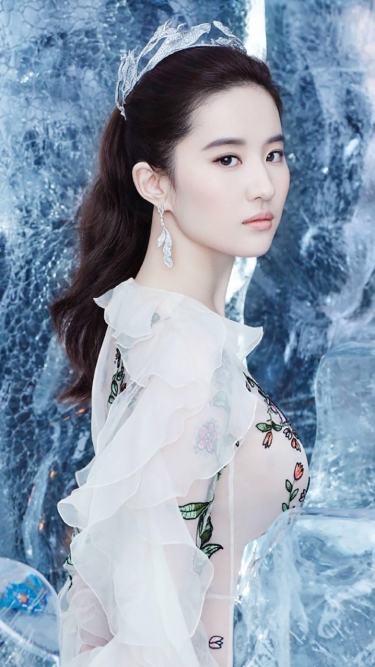
#> input picture images/CrystalLiu1.jpg, 750 x 1334 px (shown at 1/2 size)
$ python tutorial_2_numpy.py
#> lines starting #> are read from the running program, lines starting #| are printed output that depends on the picture
import cv2 as cv
import numpy as np


def access_pixels(image):  # 获取图片高宽通道
    print(image.shape)
    height = image.shape[0]
    width = image.shape[1]
    channels = image.shape[2]
    # 也可以直接写成：
    # height, width, channels = image.shape[:]
    print("width: %s, height: %s, channels: %s"%(width, height, channels))

    new_image = image.copy()  # 复制image图片
    for row in range(height):
        for col in range(width):
            for c in range(channels):
                pv = image[row, col, c]
                new_image[row, col, c] = 256 - pv  # 图像反转

    cv.imshow('pixels_demo', new_image)


def create_image():
    """创建三维数组，0维为B，1维为G，2维为R"""
    img = np.zeros([400, 400, 3], np.uint8)
    img[:, :, 0] = np.ones([400, 400]) * 255
    cv.imshow("new_image", img)


def inverse(image):
    dst = cv.bitwise_not(image)  # 按位取反，白变黑，黑变白，效果和new_image一样
    cv.imshow("inverse_demo",dst)


if __name__ == '__main__':

    src = cv.imread("../images/CrystalLiu1.jpg")  # 读入图片放进src中
#> src is the input picture: shape (1334, 750, 3); mean B, G, R 175.5, 156.6, 140.5
    cv.namedWindow("Crystal Liu", cv.WINDOW_AUTOSIZE)  # 创建窗口, 窗口尺寸自动调整
    cv.imshow("Crystal Liu", src)  # 将src图片放入该创建的窗口中
    create_image()
#> in create_image, `cv.imshow("new_image", img)`:
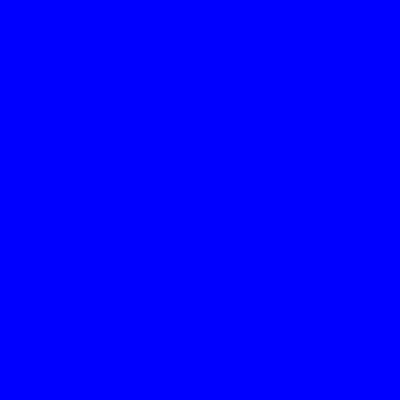
#> window 'new_image': shape (400, 400, 3); mean B, G, R 255, 0, 0

    t1 = cv.getTickCount()  # 获取当前电脑时钟滴答数

    access_pixels(src)
#| (1334, 750, 3)
#| width: 750, height: 1334, channels: 3
#> after the loop in access_pixels, `for row in range(height):`:
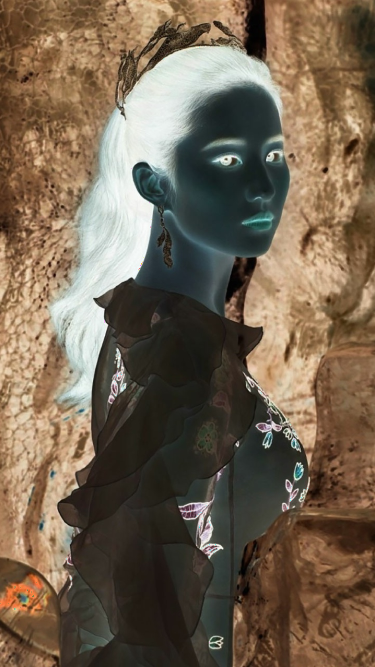
#> new_image: shape (1334, 750, 3) (shown at 1/2 size); mean B, G, R 80.5, 99.4, 115.5
    inverse(src)
    t2 = cv.getTickCount()
    time = (t2 - t1)/cv.getTickFrequency()  # 函数执行前后滴答数之差与滴答频率之比为前后时间差
    print("time: %s ms"%(time * 1000))
    cv.waitKey(0)

$ run again, with images/CrystalLiu2.jpg copied over images/CrystalLiu1.jpg
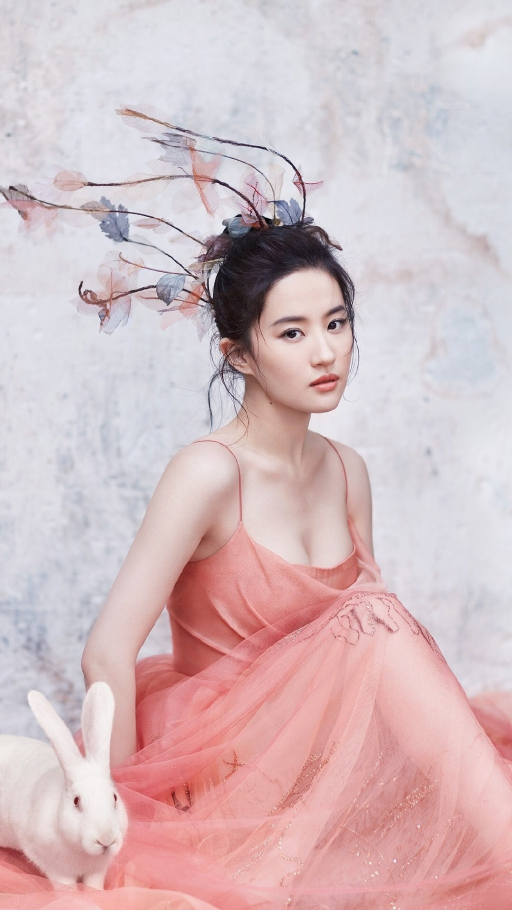
#> input picture images/CrystalLiu2.jpg, 1024 x 1820 px (shown at 1/2 size)
#> src is the input picture: shape (1820, 1024, 3); mean B, G, R 192.3, 188.7, 212.4
#| (1820, 1024, 3)
#| width: 1024, height: 1820, channels: 3
#> after the loop in access_pixels, `for row in range(height):`:
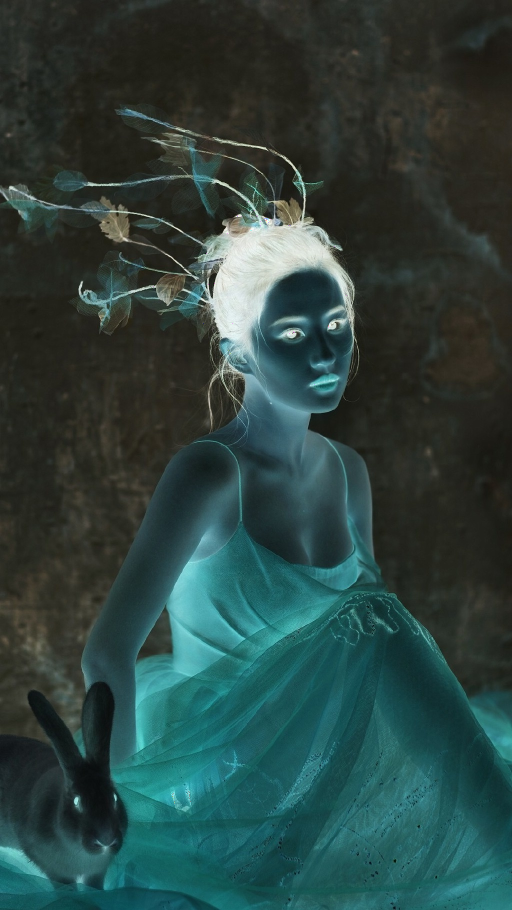
#> new_image: shape (1820, 1024, 3) (shown at 1/2 size); mean B, G, R 63.7, 67.3, 43.6

$ run again, with images/CrystalLiu22.jpg copied over images/CrystalLiu1.jpg
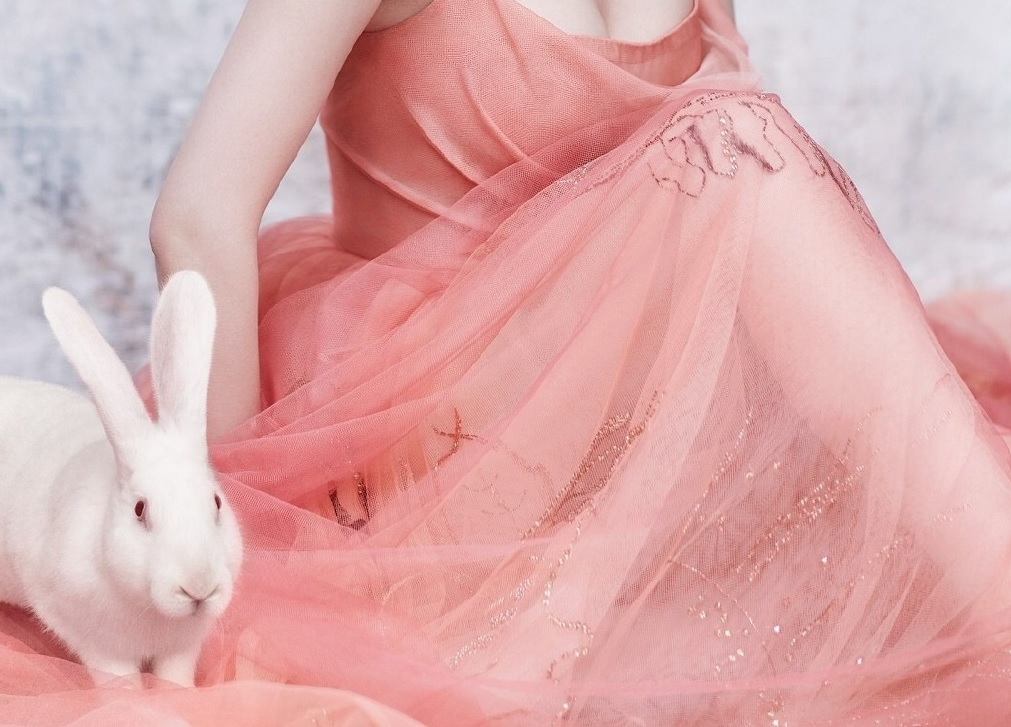
#> input picture images/CrystalLiu22.jpg, 1011 x 727 px
#> src is the input picture: shape (727, 1011, 3); mean B, G, R 171, 170.6, 220.6
#| (727, 1011, 3)
#| width: 1011, height: 727, channels: 3
#> after the loop in access_pixels, `for row in range(height):`:
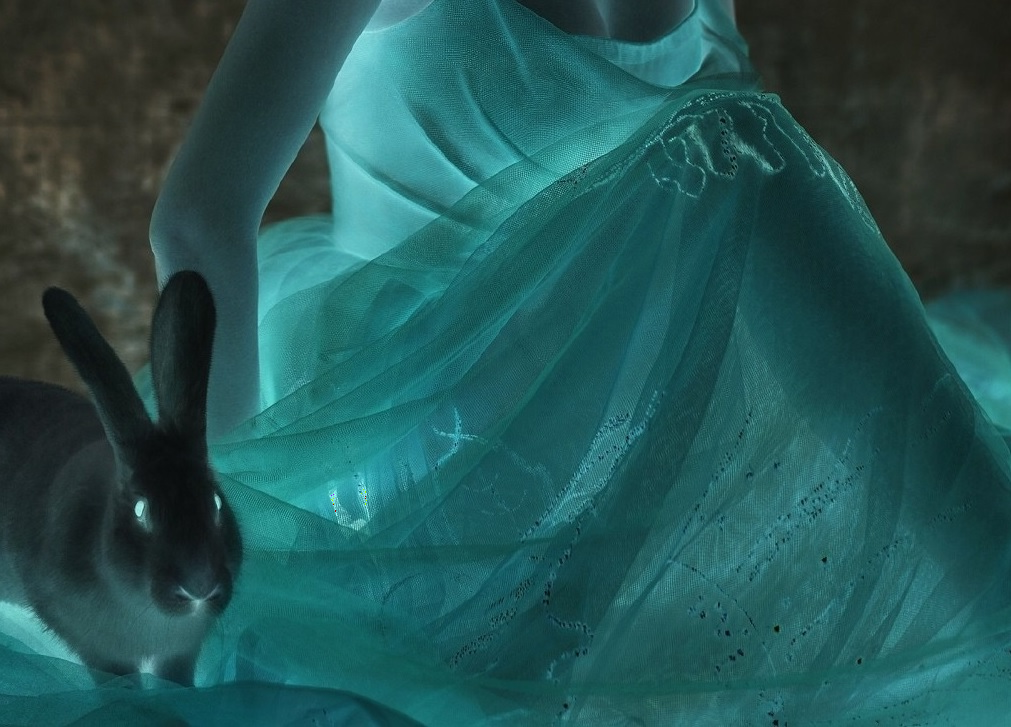
#> new_image: shape (727, 1011, 3); mean B, G, R 85, 85.4, 35.4
